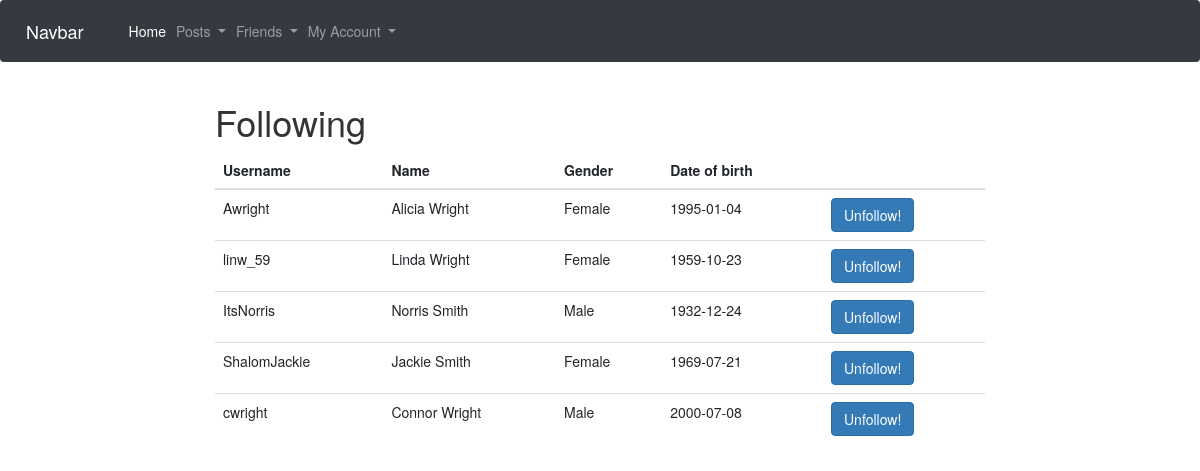
/following (signed in), run on the app's committed database.
### app/models.py (models this page shows, shortened)
class User(UserMixin, db.Model):
    id = db.Column(db.Integer, primary_key=True)
    name = db.Column(db.String(120))
    username = db.Column(db.String(64), index=True, unique=True)
    password = db.Column(db.String(128))
    dob = db.Column(db.Date)
    gender = db.Column(db.String(20))
    posts = db.relationship('Post', backref='author', lazy='dynamic')
    friends = db.relationship('User',
                            secondary=friendship,
                            primaryjoin=id==friendship.c.user_id,
                            secondaryjoin=id==friendship.c.friend_id)

### app/views.py (the view)
@app.route('/following', methods=['GET', 'POST'])
@login_required
def following():
    following = current_user.friends
    return render_template('following.html', title="All Users", users=following)

### app/models.py (called while the page is built)
@login.user_loader
def load_user(id):
    return User.query.get(int(id))

### app/templates/following.html
{% extends "base.html" %}
{% block content %}
<h1>Following</h1>
<table class="table">
    <thead>
      <tr>
        <th>Username</th>
        <th>Name</th>
        <th>Gender</th>
        <th>Date of birth</th>
        <th></th>
      </tr>
    </thead>
    <tbody>
    {% for user in users %}
    <tr>
      <td>{{user.username}}</td>
      <td>{{user.name}}</td>
      <td>{{user.gender}}</td>
      <td>{{user.dob}}</td>
      <td><a href="/unfollow/{{user.id}}"><button type="button" class="btn btn-primary">Unfollow!</button></a></td>
    </tr>
    {% endfor %}
  </tbody>
</table>
{% endblock %}

### data on the page
User: username "Awright", name "Alicia Wright", gender "Female", dob "1995-01-04"
User: username "linw_59", name "Linda Wright", gender "Female", dob "1959-10-23"
User: username "ItsNorris", name "Norris Smith", gender "Male", dob "1932-12-24"
User: username "ShalomJackie", name "Jackie Smith", gender "Female", dob "1969-07-21"
User: username "cwright", name "Connor Wright", gender "Male", dob "2000-07-08"
